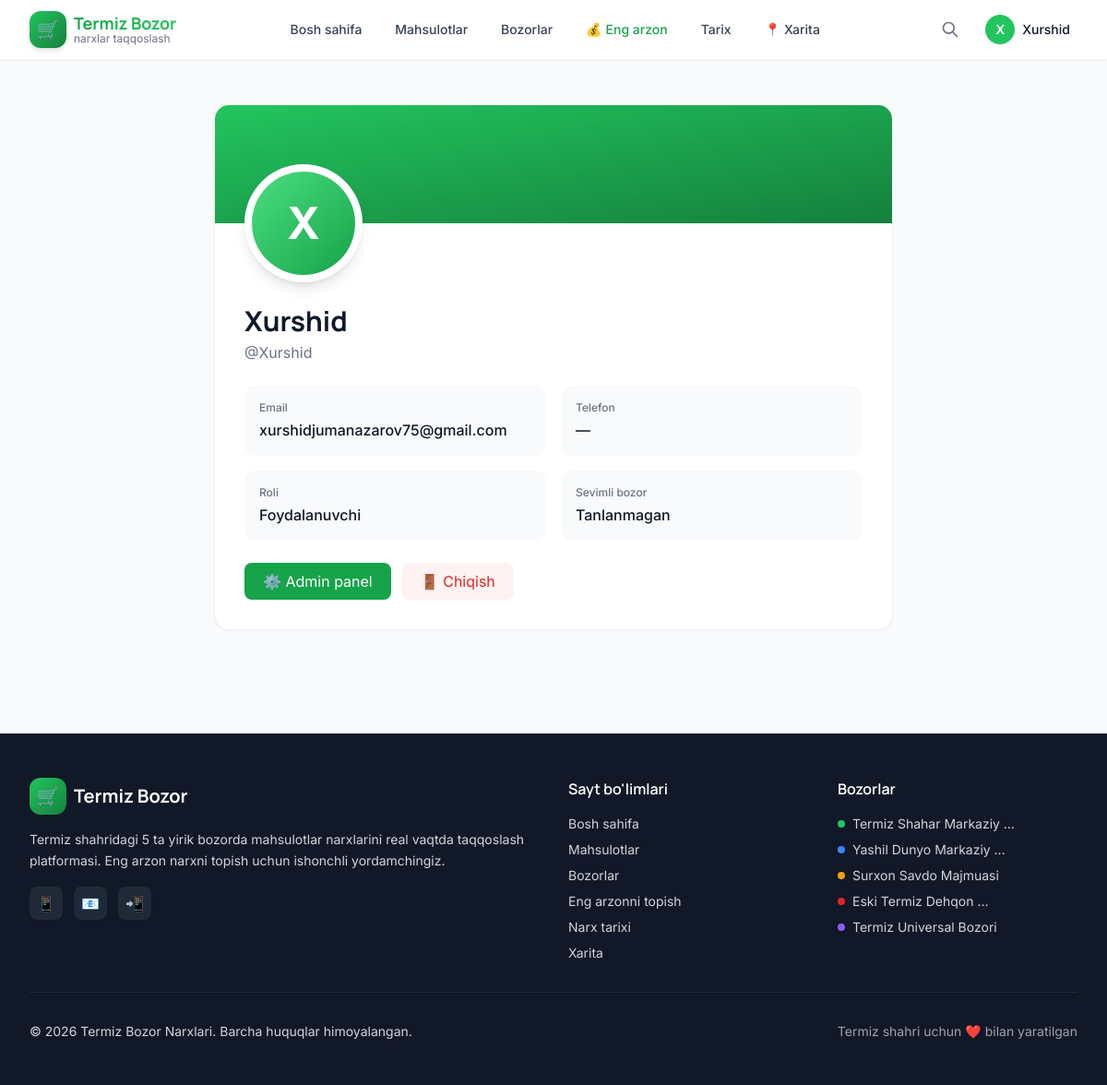
The page /accounts/profile/ (signed in) on the database its author committed.
### apps/accounts/models.py (models this page shows, shortened)
class User(AbstractUser):
    class Role(models.TextChoices):
        ADMIN = 'admin', 'Administrator'
        MODERATOR = 'moderator', 'Moderator'
        VIEWER = 'viewer', 'Foydalanuvchi'
    role = models.CharField(
        max_length=20,
        choices=Role.choices,
        default=Role.VIEWER,
        verbose_name='Roli'
    )
    phone = models.CharField(
        max_length=20, blank=True, verbose_name='Telefon raqami'
    )
    preferred_market = models.ForeignKey(
        'markets.Market',
        on_delete=models.SET_NULL,
        null=True, blank=True,
        related_name='preferred_by',
        verbose_name='Sevimli bozor'
    )
    class Meta:
        verbose_name = 'Foydalanuvchi'
        verbose_name_plural = 'Foydalanuvchilar'

### apps/markets/models.py (models this page shows, shortened)
class Market(models.Model):
    name = models.CharField(max_length=200, verbose_name='Bozor nomi')
    slug = models.SlugField(max_length=220, unique=True, blank=True)
    address = models.CharField(max_length=300, verbose_name='Manzil')
    description = models.TextField(blank=True, verbose_name='Tavsif')
    latitude = models.DecimalField(
        max_digits=10, decimal_places=7,
        verbose_name='Kenglik (latitude)',
        help_text='Termiz uchun: 37.22 atrofida'
    )
    longitude = models.DecimalField(
        max_digits=10, decimal_places=7,
        verbose_name='Uzunlik (longitude)',
        help_text='Termiz uchun: 67.27 atrofida'
    )
    working_hours = models.CharField(
        max_length=100,
        default='06:00 - 19:00',
        verbose_name='Ish vaqti'
    )
    phone = models.CharField(max_length=30, blank=True, verbose_name='Telefon')
    image = models.ImageField(
        upload_to='markets/',
        blank=True, null=True,
        verbose_name='Bozor rasmi'
    )
    color = models.CharField(
        max_length=7,
        default='#22c55e',
        help_text='Hex rang kodi (masalan #22c55e)',
        verbose_name='Bozor rangi (taqqoslash uchun)'
    )
    is_active = models.BooleanField(default=True, verbose_name='Faol')
    order = models.IntegerField(default=0, verbose_name='Tartib')
    created_at = models.DateTimeField(auto_now_add=True)
    updated_at = models.DateTimeField(auto_now=True)
    class Meta:
        verbose_name = 'Bozor'
        verbose_name_plural = 'Bozorlar'
        ordering = ['order', 'name']
    def get_absolute_url(self):
        return reverse('markets:detail', kwargs={'slug': self.slug})

### apps/accounts/views.py (the view)
# urls.py: path('profile/', views.profile_view, name='profile'),
@login_required
def profile_view(request):
    return render(request, 'accounts/profile.html', {'user': request.user})

### apps/core/context_processors.py (called while the page is built)
def global_context(request):
    return {
        'site_name': getattr(settings, 'SITE_NAME', 'Termiz Bozor'),
        'nav_categories': Category.objects.all()[:8],
        'nav_markets': Market.objects.filter(is_active=True),
    }

### templates/accounts/profile.html (shortened to what this page needs)
{% extends 'base.html' %}
{% block content %}
<div class="max-w-3xl mx-auto px-4 py-12">
    <div class="bg-white rounded-2xl shadow-sm border border-gray-100 overflow-hidden">
        <div class="h-32 bg-gradient-to-br from-primary-500 to-primary-700"></div>
        <div class="px-8 pb-8">
            <div class="-mt-16 mb-6">
                <div class="w-32 h-32 bg-white rounded-full p-2 shadow-lg inline-block">
                    <div class="w-full h-full bg-gradient-to-br from-primary-400 to-primary-600 rounded-full flex items-center justify-center text-white text-5xl font-bold">
                        {{ user.first_name|first|default:user.username|first|upper }}
                    </div>
                </div>
            </div>
            <h1 class="font-display text-3xl font-bold text-gray-900 mb-1">
                {{ user.get_full_name|default:user.username }}
            </h1>
            <p class="text-gray-500 mb-6">@{{ user.username }}</p>
            <div class="grid grid-cols-1 md:grid-cols-2 gap-4">
                <div class="p-4 bg-gray-50 rounded-xl">
                    <div class="text-xs font-medium text-gray-500 mb-1">Email</div>
                    <div class="font-medium">{{ user.email|default:"—" }}</div>
                </div>
                <div class="p-4 bg-gray-50 rounded-xl">
                    <div class="text-xs font-medium text-gray-500 mb-1">Telefon</div>
                    <div class="font-medium">{{ user.phone|default:"—" }}</div>
                </div>
                <div class="p-4 bg-gray-50 rounded-xl">
                    <div class="text-xs font-medium text-gray-500 mb-1">Roli</div>
                    <div class="font-medium">{{ user.get_role_display }}</div>
                </div>
                <div class="p-4 bg-gray-50 rounded-xl">
                    <div class="text-xs font-medium text-gray-500 mb-1">Sevimli bozor</div>
                    <div class="font-medium">{{ user.preferred_market.name|default:"Tanlanmagan" }}</div>
                </div>
            </div>
            <div class="mt-6 flex gap-3">
                {% if user.is_staff %}
                    <a href="/admin/" class="px-5 py-2 bg-primary-600 text-white rounded-lg hover:bg-primary-700">⚙️ Admin panel</a>
                {% endif %}
                <a href="{% url 'accounts:logout' %}" class="px-5 py-2 bg-red-50 text-red-600 rounded-lg hover:bg-red-100">🚪 Chiqish</a>
            </div>
        </div>
    </div>
</div>
{% endblock %}

### templates/partials/header.html (shortened to what this page needs)
{% load humanize %}
<header class="bg-white shadow-sm sticky top-0 z-40 border-b border-gray-100" x-data="{ mobileMenu: false, searchOpen: false }">
    <nav class="max-w-7xl mx-auto px-4 sm:px-6 lg:px-8">
        <div class="flex justify-between items-center h-16">
            <a href="{% url 'core:home' %}" class="flex items-center gap-2 group">
                <div class="w-10 h-10 bg-gradient-to-br from-primary-500 to-primary-700 rounded-xl flex items-center justify-center text-white text-xl font-bold shadow-md group-hover:shadow-lg transition-shadow">
                    🛒
                </div>
                <div class="hidden sm:block">
                    <div class="font-display font-bold text-lg leading-tight gradient-text">Termiz Bozor</div>
                    <div class="text-xs text-gray-500 -mt-0.5">narxlar taqqoslash</div>
                </div>
            </a>
            <div class="hidden lg:flex items-center gap-1">
                <a href="{% url 'core:home' %}" class="px-4 py-2 text-sm font-medium text-gray-700 hover:text-primary-600 hover:bg-primary-50 rounded-lg transition">Bosh sahifa</a>
                <a href="{% url 'products:list' %}" class="px-4 py-2 text-sm font-medium text-gray-700 hover:text-primary-600 hover:bg-primary-50 rounded-lg transition">Mahsulotlar</a>
                <a href="{% url 'markets:list' %}" class="px-4 py-2 text-sm font-medium text-gray-700 hover:text-primary-600 hover:bg-primary-50 rounded-lg transition">Bozorlar</a>
                <a href="{% url 'prices:cheapest' %}" class="px-4 py-2 text-sm font-medium text-primary-600 hover:bg-primary-50 rounded-lg transition flex items-center gap-1">
                    <span>💰</span> Eng arzon
                </a>
                <a href="{% url 'prices:history' %}" class="px-4 py-2 text-sm font-medium text-gray-700 hover:text-primary-600 hover:bg-primary-50 rounded-lg transition">Tarix</a>
                <a href="{% url 'markets:map' %}" class="px-4 py-2 text-sm font-medium text-gray-700 hover:text-primary-600 hover:bg-primary-50 rounded-lg transition flex items-center gap-1">
                    <span>📍</span> Xarita
                </a>
            </div>
            <div class="flex items-center gap-3">
                <button @click="searchOpen = !searchOpen" class="p-2 text-gray-500 hover:text-primary-600 hover:bg-primary-50 rounded-lg transition">
                    <svg class="w-5 h-5" fill="none" stroke="currentColor" viewBox="0 0 24 24"><path stroke-linecap="round" stroke-linejoin="round" stroke-width="2" d="M21 21l-6-6m2-5a7 7 0 11-14 0 7 7 0 0114 0z"/></svg>
                </button>
                {% if user.is_authenticated %}
                    <div class="relative" x-data="{ open: false }">
                        <button @click="open = !open" class="flex items-center gap-2 p-2 hover:bg-gray-100 rounded-lg transition">
                            <div class="w-8 h-8 bg-primary-500 rounded-full flex items-center justify-center text-white font-semibold text-sm">
                                {{ user.first_name|first|default:user.username|first|upper }}
                            </div>
                            <span class="hidden sm:block text-sm font-medium">{{ user.first_name|default:user.username }}</span>
                        </button>
                    </div>
                {% endif %}
            </div>
        </div>
    </nav>
</header>

### templates/partials/footer.html
<footer class="bg-gray-900 text-gray-300 mt-16">
    <div class="max-w-7xl mx-auto px-4 sm:px-6 lg:px-8 py-12">
        <div class="grid grid-cols-1 md:grid-cols-4 gap-8">
            <div class="md:col-span-2">
                <div class="flex items-center gap-2 mb-4">
                    <div class="w-10 h-10 bg-gradient-to-br from-primary-500 to-primary-700 rounded-xl flex items-center justify-center text-white text-xl font-bold">🛒</div>
                    <span class="font-display font-bold text-xl text-white">Termiz Bozor</span>
                </div>
                <p class="text-sm leading-relaxed mb-4">
                    Termiz shahridagi 5 ta yirik bozorda mahsulotlar narxlarini real vaqtda
                    taqqoslash platformasi. Eng arzon narxni topish uchun ishonchli yordamchingiz.
                </p>
                <div class="flex gap-3">
                    <a href="#" class="w-9 h-9 bg-gray-800 hover:bg-primary-600 rounded-lg flex items-center justify-center transition">📱</a>
                    <a href="#" class="w-9 h-9 bg-gray-800 hover:bg-primary-600 rounded-lg flex items-center justify-center transition">📧</a>
                    <a href="#" class="w-9 h-9 bg-gray-800 hover:bg-primary-600 rounded-lg flex items-center justify-center transition">📲</a>
                </div>
            </div>
            <div>
                <h4 class="text-white font-semibold mb-4">Sayt bo'limlari</h4>
                <ul class="space-y-2 text-sm">
                    <li><a href="{% url 'core:home' %}" class="hover:text-primary-400 transition">Bosh sahifa</a></li>
                    <li><a href="{% url 'products:list' %}" class="hover:text-primary-400 transition">Mahsulotlar</a></li>
                    <li><a href="{% url 'markets:list' %}" class="hover:text-primary-400 transition">Bozorlar</a></li>
                    <li><a href="{% url 'prices:cheapest' %}" class="hover:text-primary-400 transition">Eng arzonni topish</a></li>
                    <li><a href="{% url 'prices:history' %}" class="hover:text-primary-400 transition">Narx tarixi</a></li>
                    <li><a href="{% url 'markets:map' %}" class="hover:text-primary-400 transition">Xarita</a></li>
                </ul>
            </div>
            <div>
                <h4 class="text-white font-semibold mb-4">Bozorlar</h4>
                <ul class="space-y-2 text-sm">
                    {% for market in nav_markets %}
                        <li>
                            <a href="{{ market.get_absolute_url }}" class="hover:text-primary-400 transition flex items-center gap-2">
                                <span class="w-2 h-2 rounded-full" style="background: {{ market.color }}"></span>
                                {{ market.name|truncatewords:3 }}
                            </a>
                        </li>
                    {% endfor %}
                </ul>
            </div>
        </div>
        <hr class="my-8 border-gray-800">
        <div class="flex flex-col md:flex-row justify-between items-center gap-4 text-sm">
            <p>© 2026 {{ site_name }}. Barcha huquqlar himoyalangan.</p>
            <p class="text-gray-400">Termiz shahri uchun ❤️ bilan yaratilgan</p>
        </div>
    </div>
</footer>

### templates/base.html (style rules this page uses)
body { font-family: 'Inter', sans-serif; }
h1, h2, h3, h4 { font-family: 'Manrope', sans-serif; }
.gradient-text { background: linear-gradient(135deg, #16a34a, #22c55e); -webkit-background-clip: text; background-clip: text; -webkit-text-fill-color: transparent; }

### rows shown on the page
User: first_name|first "X", first_name "Xurshid", get_full_name "Xurshid", username "Xurshid", email "xurshidjumanazarov75@gmail.com", phone "—", role "Foydalanuvchi", preferred_market.name "Tanlanmagan"
Market: name "Termiz Shahar Markaziy …"
Market: name "Yashil Dunyo Markaziy …"
Market: name "Surxon Savdo Majmuasi"
Market: name "Eski Termiz Dehqon …"
Market: name "Termiz Universal Bozori"

### other values the page prints
{{ site_name }} "Termiz Bozor Narxlari"
